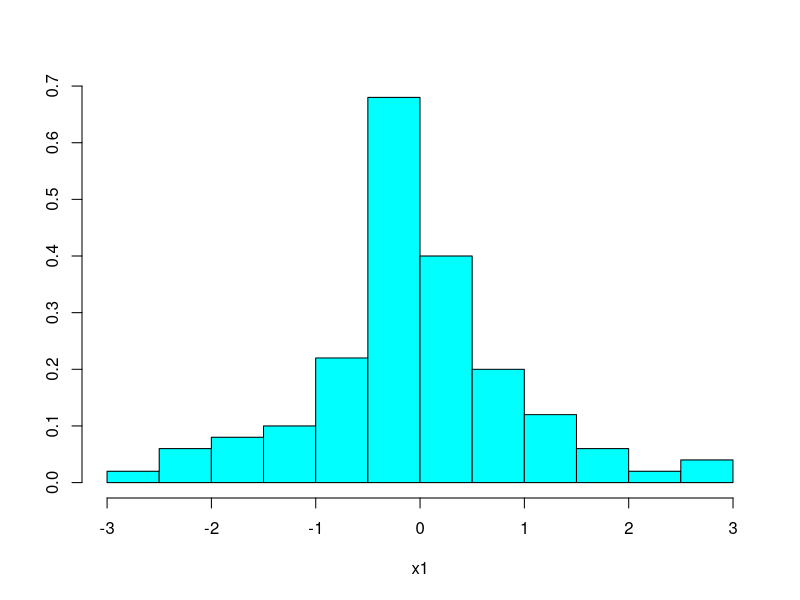
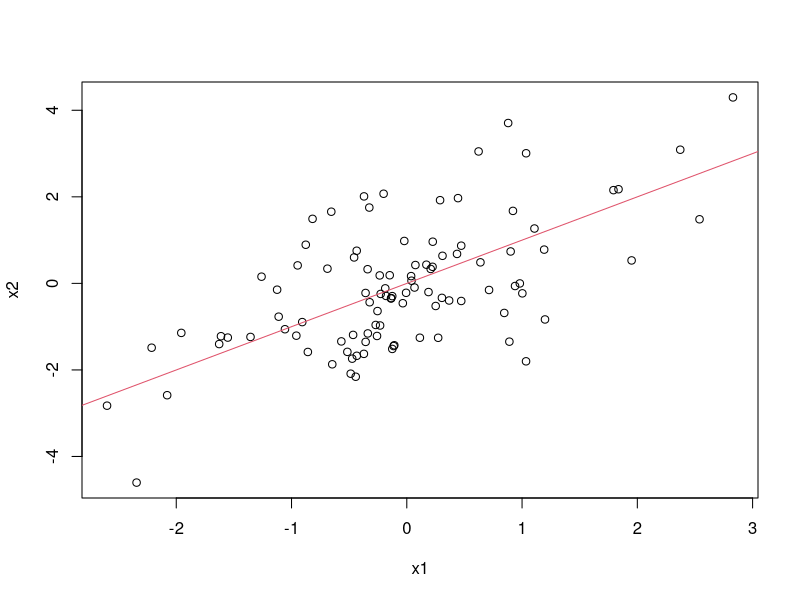

Source code (R) for these figures, in order:
## R_Demo_Simulation_Learning_Estimate_Mean.R
##########################################################################
## INSTRUCTOR: Christopher Fariss
## COURSE NAME: Programming and Simulation Methods for Computational Social Science (2W)
## University of Essex Summer School 2023
##
## Date: 2024-07-22
##
## Please e-mail me if you find any errors or have and suggestions (either email is fine)
## e-mail: cjf0006@gmail.com
## e-mail: cjfariss@umich.edu
##
##########################################################################
## Introduction to tutorial:
## Two websites that let you guess the correlation coefficient:
##
## http://guessthecorrelation.com/
## http://istics.net/Correlations/
##
## Check out this additional resources:
## https://tinystats.github.io/teacups-giraffes-and-statistics/04_variance.html
## https://tinystats.github.io/teacups-giraffes-and-statistics/05_correlation.html
##
##########################################################################
## Introduction to tutorial:
## For this R tutorial, we will learn:
##
## Variance: a measure of the squared distance from the mean value of a variable to all other values of the variable (strictly positive).
##
## Standard deviation: a measure of the distance from the mean value of a variable to all other values of the variable (strictly positive).
## 
## Covariance: a measure of the product of the distance from the mean values of two variables from each of the other values of the variable (strictly positive).
##
## Correlation: standardized measure of covariance that ranges between -1 and 1.
##
##
##
##########################################################################

## Use the normal distribution to simulate two variables 
sim_n <- 100
x1 <- rnorm(sim_n, 0, 1)

summary(x1)
#x1

library(MASS)
truehist(x1)

x2 <- 0 + 1*x1 + rnorm(sim_n, 0, 1)

## check the simulation visually
plot(x1, x2)
abline(a=0,b=1,col=2)


## calculate the variance and standard deviation of the first variable
var(x1) ## variance 
sqrt(var(x1)) ## standard deviation
sd(x1) ## standard deviation

## calculate the variance and standard deviation of the second variable
var(x2) ## variance
sqrt(var(x2)) ## standard deviation
sd(x2) ## standard deviation

## calculate the relationship between the variance of the two variables (covariance and correlation)
cov(x1, x2) ## covariance
cor(x1, x2) ## correlation


## calculate the distance from the mean
x1_distance <- x1 - mean(x1)
x2_distance <- x2 - mean(x2)

## calculate the squared distance
x1_squared_distance <- x1_distance^2
x2_squared_distance <- x2_distance^2

## summarize the squared distance
summary(x1_squared_distance)
summary(x2_squared_distance)

## calculate the variance of x1
variance_x1 <- sum(x1_squared_distance)/(sim_n - 1)
variance_x1

## calculate the variance of x1
var(x1)

## calculate the variance of x2
variance_x2 <- sum(x2_squared_distance)/(sim_n - 1)
variance_x2

## calculate the variance of x2
var(x2)


## multiply each distance variable, which is called the crossproduct
x1x2_distance_product <- x1_distance * x2_distance

summary(x1x2_distance_product)

covariance_x1x2 <- sum(x1x2_distance_product)/(sim_n - 1)
covariance_x1x2
cov(x1, x2)

## standardize the covariance by dividing by the product of the two standard deviations
covariance_x1x2/(sd(x1)*sd(x2))
cor(x1, x2)


##########################################################################
## the relationship between the simulated correlation estimated by several functions
##########################################################################

## define a function to transform a variable so that it has mean 0 and sd 1
standarize_function <- function(x){
  (x-mean(x))/sd(x)
}

summary(scale(x1))
summary(standarize_function(x1))

## test that all values returned from the two functions are equal
all(scale(x1)==standarize_function(x1))

## view the variance from the returned values of the two function
var(scale(x1))
var(standarize_function(x1))

## view the covariance of the two variables 
cov(x1,x2)

## view the correlation of the two variables 
cor(x1,x2)

## view the covariance of the standardized values of the two variables 
cov(scale(x1), scale(x2))

## test if the values of the standardized values of the two variables are equal to the correlation of the two variables
cor(x1,x2) == cov(scale(x1), scale(x2))


## use the linear model function lm() to calculate the correlation coefficient 
fit <- lm(x2 ~ x1)
summary(fit)

## print the r-squared value
summary(fit)$r.squared

summary(fit)[[8]]

## calculate the square root of the r-squared value from the bivariate regression which is the correlation coefficient
sqrt(summary(fit)$r.squared)

## test if the r-squared value from the bivariate regression which is the correlation coefficient
cor(x1,x2) == sqrt(summary(fit)$r.squared)

## standardize the x2 variable 
fit <- lm(scale(x2) ~ x1)
summary(fit)

## standardize the x2 variable and set the intercept to 0 (i.e., do not estimate the intercept, alpha, or b0)
fit <- lm(scale(x2) ~ -1 + x1)
summary(fit)

## standardize the x2 variable, the x1 variable, and set the intercept to 0
fit <- lm(scale(x2) ~ -1 + scale(x1))
summary(fit)

## notice that the correlation is the same as the regression coefficient from the summary() function above
cor(x1, x2)

## test 
summary(fit)$coefficients[1] == cor(x1, x2)

## the test above is false because of a round error
## use the round function to determine how many digits the test above is TRUE before becoming FALSE

## THIS IS JUST FOR FUN
significant_digit <- 0
test <- TRUE
repeat{
  test <- round(summary(fit)$coefficients[1], significant_digit) == round(cor(x1, x2), significant_digit)
  if(test==FALSE) break
  significant_digit <- significant_digit + 1
}
significant_digit

## double check
round(summary(fit)$coefficients[1], significant_digit-1) == round(cor(x1, x2), significant_digit-1)
round(summary(fit)$coefficients[1], significant_digit) == round(cor(x1, x2), significant_digit)

## so the correlations coefficient from the lm() function compared to the cor() function are equivalent to the 16th significant digit (i.e., 0.0000000000000000).

print(summary(fit)$coefficients[1], significant_digit-1)
print(cor(x1, x2), significant_digit-1)

## the difference between the two values is 0.0000000000000003
print(summary(fit)$coefficients[1], significant_digit)
print(cor(x1, x2), significant_digit)

## we can print out to 22 significant digits in R (note: that this number may be different depending on your computer)
significant_digit+6

print(summary(fit)$coefficients[1], significant_digit+6)
print(cor(x1, x2), significant_digit+6)

